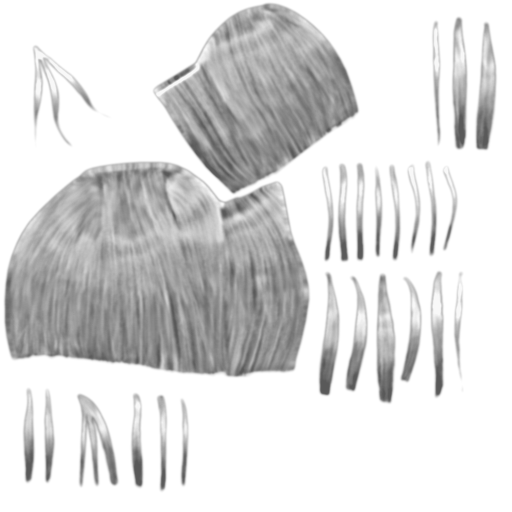
#> input picture Unity/Assets/Resources/Hero/Hair/Bob.png, 1024 x 1024 px, given in place of head_classic_m.png, which was not available (shown at 1/2 size)
$ python matchhero_icons.py ../../Unity/Assets/Resources/Hero/Hair/Bob.png
#> lines starting #> are read from the running program, lines starting #| are printed output that depends on the picture; pictures that were not available may be replaced by others from this repository, and a replacement may not be noted
"""The locker's picture tiles for the match heroes: sizes the transparent renders of `matchhero_golf.py --assemble-only --icons`
(head_<style>_<m|f> for every hairstyle and bald, polo_m) to 256 px and puts them in Unity/Assets/Resources/UI/Look.

    for sex in Male Female; do Blender -b --factory-startup --python blender/scripts/matchhero_golf.py -- --sex $sex \
        --assemble-only --icons --preview <dir>; done
    python3 blender/scripts/matchhero_icons.py <dir>
"""
import os, sys
from PIL import Image

src = sys.argv[1]
out = os.path.join(os.path.dirname(os.path.abspath(__file__)), "..", "..", "Unity", "Assets", "Resources", "UI", "Look")
STYLES = ("classic", "bald", "crop", "fringe", "mop", "quiff", "afro", "sidebob", "bob", "long", "ponytail", "braid")
names = {f"head_{s}_{t}": f"hair_{s}_{t}" for s in STYLES for t in "mf"}
names["polo_m"] = "tab_outfit"


def tile(im, size=256, pad=14):
    """Trimmed to what is drawn, centred in a square with a margin."""
#> called with size = 256, pad = 14
    box = im.getbbox()
#> box = (4, 3, 996, 987)
    if box: im = im.crop(box)
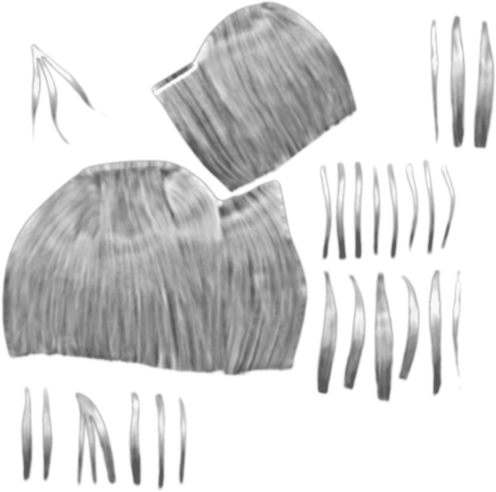
#> im: PIL image 992x984 RGBA (shown at 1/2 size); mean R, G, B, A 158.9, 158.9, 158.9, 100.7; transparent parts drawn white
    s = (size - 2 * pad) / max(im.width, im.height)
#> s = 0.23
    im = im.resize((max(1, round(im.width * s)), max(1, round(im.height * s))), Image.LANCZOS)
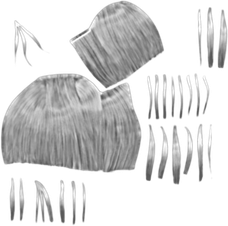
#> im: PIL image 228x226 RGBA; mean R, G, B, A 80.9, 80.9, 80.9, 100.7; transparent parts drawn white
    t = Image.new("RGBA", (size, size), (0, 0, 0, 0))
#> t: PIL image 256x256 RGBA; every value is 0
    t.alpha_composite(im, ((size - im.width) // 2, (size - im.height) // 2))
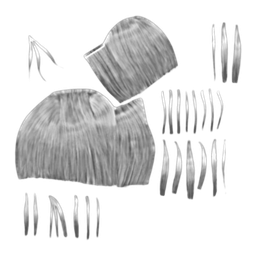
#> t: PIL image 256x256 RGBA; mean R, G, B, A 63.6, 63.6, 63.6, 79.2; transparent parts drawn white
    return t


for a, b in names.items():
    tile(Image.open(os.path.join(src, a + ".png")).convert("RGBA")).save(os.path.join(out, b + ".png"))
    print("wrote", b)
#> pass 2 of the loop `for a, b in names.items():`:
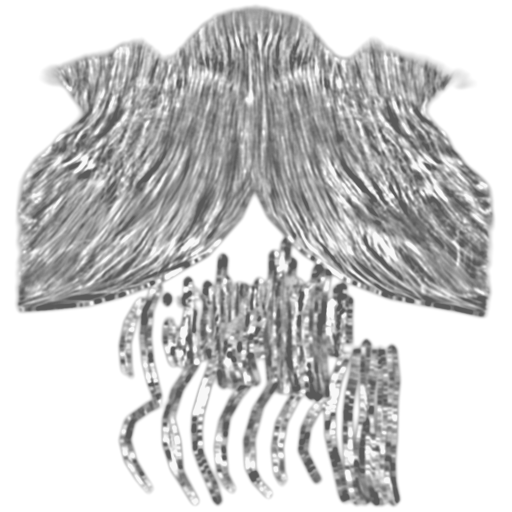
#> input picture Unity/Assets/Resources/Hero/Hair/Crop.png, 1024 x 1024 px, given in place of head_classic_f.png, which was not available (shown at 1/2 size)
#> box = (27, 6, 994, 1018)
#> in tile (call 2), `im = im.resize((max(1, round(im.width * s)), max(1, round(im.height * ..`:
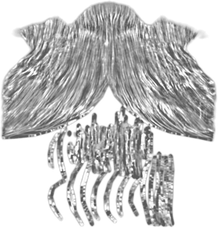
#> im: PIL image 218x228 RGBA; mean R, G, B, A 105.6, 105.6, 105.6, 149.8; transparent parts drawn white
#> in tile (call 2), `t.alpha_composite(im, ((size - im.width) // 2, (size - im.height) // 2))`:
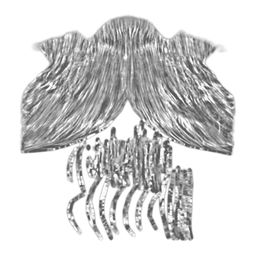
#> t: PIL image 256x256 RGBA; mean R, G, B, A 80.1, 80.1, 80.1, 113.6; transparent parts drawn white
#> (the run stopped early here; a loop or call above may not have finished)
